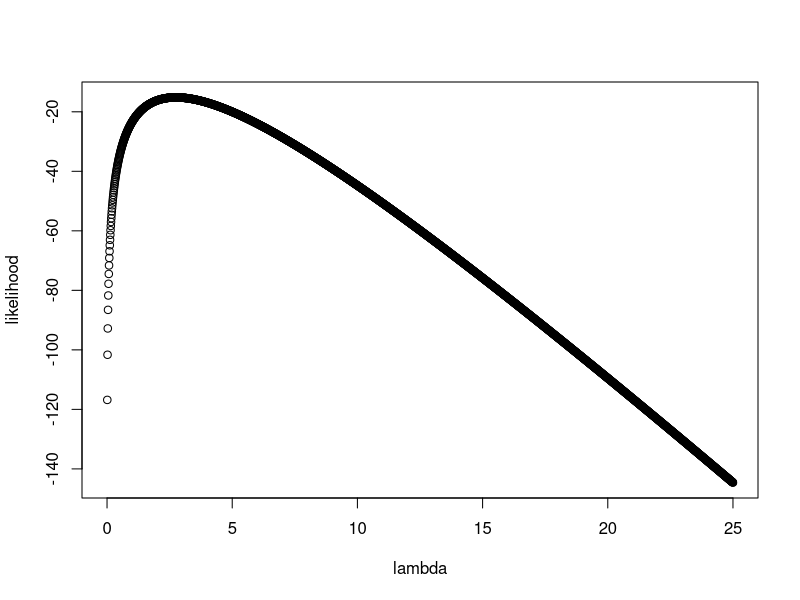

This chart was generated by the following R code:
## ---- chunk 1

## ---- chunk 2
lambda <- c(seq(0,25,0.01))
yi <- c(3, 0, 4, 3, 2, 4, 1, 5)
likelihood <- c()
logs <- c()
n <- length(yi)

for (i in lambda){
  sum <- 0
  logs <- c()
  for (j in 1:8){
    sum <- (yi[j]*log(i)) -i - log(factorial(yi[j]))
    logs <- append(logs, sum)
  }
  likelihood <- append(likelihood, sum(logs))
}
plot(likelihood~lambda)

## ---- chunk 3
mle<-lambda[match(max(likelihood, na.rm = TRUE), likelihood)]
mle
## ---- chunk 4
null <- 2
z.wald <- (mle - null) / sqrt(mle/n)
z.wald
pnorm(mean = null, sd = sqrt(null/n), q = z.wald) * 2
## ---- chunk 5
z.score <- (mle - null) / sqrt(null/n)
z.score
pnorm(mean = null, sd = sqrt(null/n), q = z.score) * 2
## ---- chunk 6
yi <- c(3, 0, 4, 3, 2, 4, 1, 5)
logs1 <- c()
sum <- 0

for (i in yi){
  sum <- (yi[i]*log(2.75)) -2.75 - log(factorial(yi[i]))
  logs1 <- append(logs1, sum)
}

logs0 <- c()
sum <- 0

for (i in yi){
  sum <- (yi[i]*log(2)) -2 - log(factorial(yi[i]))
  logs0 <- append(logs0, sum)
}

l1 <- sum(logs1)
l0 <- sum(logs0)
ratio <- 2 * (l1 - l0)
ratio
pnorm(mean = null, sd = sqrt(null/n), q = ratio) * 2
## ---- chunk 7
conf.int <- mle + c(-1,1) * (1.96 * sqrt(mle/n))
conf.int
